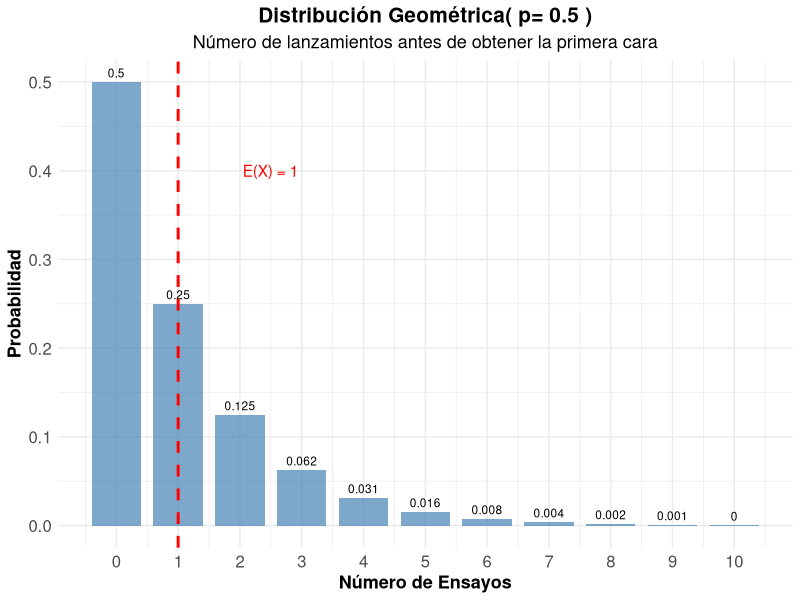
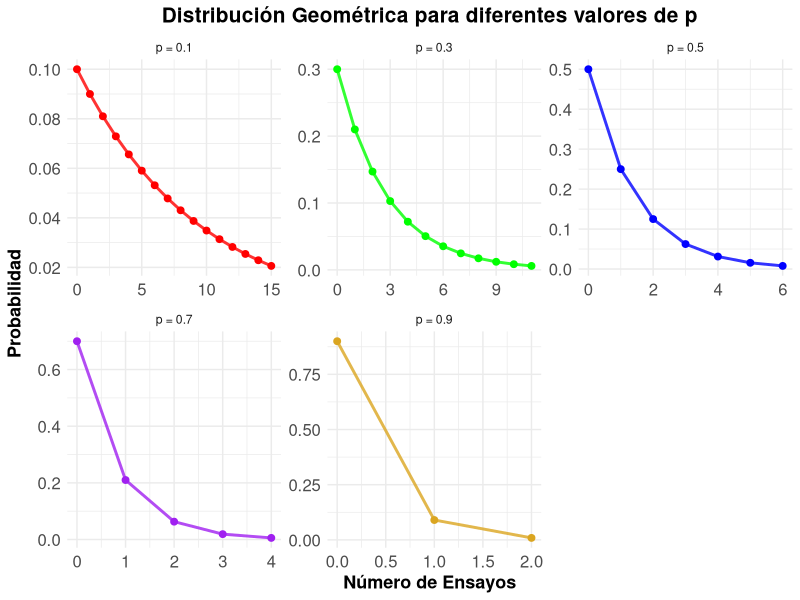
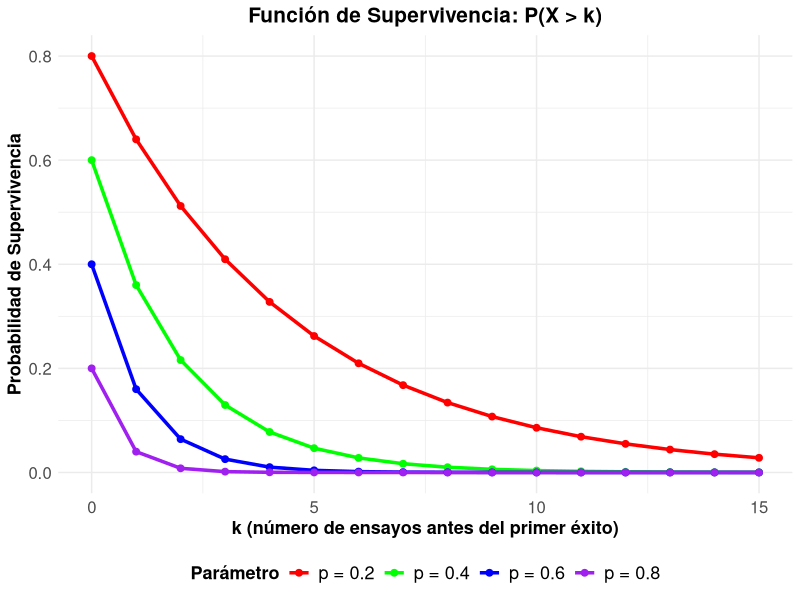
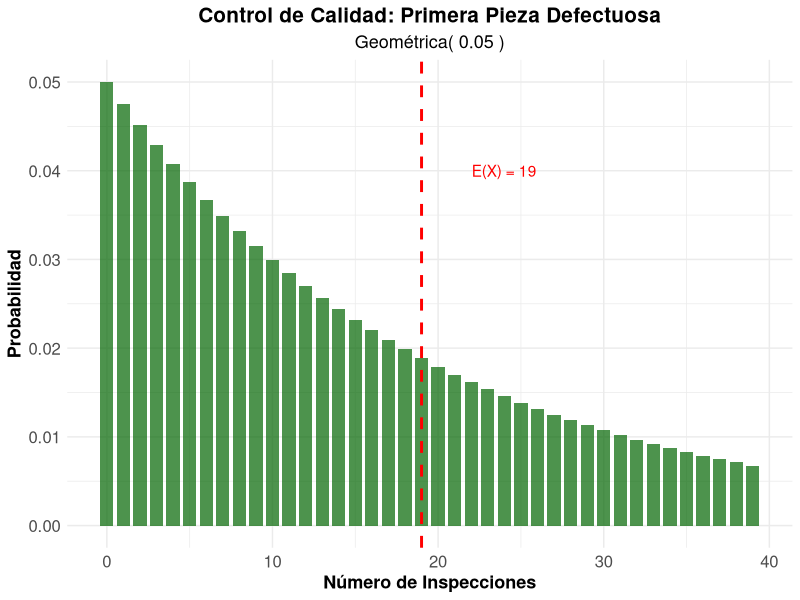

Generate these figures, in order, with R:
## ---- chunk 1
#| label: setup
#| include: false

library(tidyverse)
library(kableExtra)
library(gridExtra)
## ---- chunk 2
#| label: moneda-geometrica
#| code-fold: true

# Parámetro
p_cara <- 0.5

# Calcular probabilidades para los primeros 11 ensayos
k_moneda <- 0:10
# Prefijo d (density) sufijo es el de la va
prob_geometrica <- dgeom(k_moneda , p_cara)  

# Crear tabla
geometrica_moneda <- data.frame(
  Ensayo = k_moneda,
  Probabilidad = prob_geometrica,
  Prob_Acumulada = pgeom(k_moneda, p_cara)
)

kable(geometrica_moneda, 
      caption = "Distribución Geométrica - Primera cara (p = 0.5)",
      digits = 4,
      col.names = c("Ensayo", "P(X = x)", "P(X ≤ x)")) %>%
  kable_styling(bootstrap_options = "striped")

# Parámetros estadísticos
media_moneda <- (1-p_cara) / p_cara
varianza_moneda <- (1 - p_cara) / (p_cara^2)
desv_std_moneda <- sqrt(varianza_moneda)


cat("Media (ensayos esperados):", media_moneda, "\n")
cat("Varianza:", varianza_moneda, "\n")
cat("Desviación estándar:", round(desv_std_moneda, 4), "\n")

## ---- chunk 3
#| code-fold: true
#| fig-align: center


#| label: grafico-geometrica-basico
#| fig-cap: "Distribución Geométrica - Primera cara en lanzamiento de moneda"
ggplot(geometrica_moneda, aes(x = Ensayo, y = Probabilidad)) +
  geom_col(fill = "steelblue", alpha = 0.7, width = 0.8) +
  geom_text(aes(label = round(Probabilidad, 3)), vjust = -0.5, size = 3) +
  geom_vline(xintercept = media_moneda, color = "red", linetype = "dashed", linewidth = 1) +
  annotate("text", x = media_moneda + 1.5, y = max(prob_geometrica) * 0.8, 
           label = paste("E(X) =", media_moneda), color = "red") +
  scale_x_continuous(breaks = k_moneda) +
  labs(title = paste("Distribución Geométrica( p=", p_cara, ")"),
       subtitle = "Número de lanzamientos antes de obtener la primera cara",
       x = "Número de Ensayos",
       y = "Probabilidad") +
  theme_minimal() +
  theme(
    legend.title = element_text(size=13, face="bold"),
    legend.text = element_text(size=13),
    plot.title = element_text(size=15, face="bold", hjust = 0.5),
    plot.subtitle = element_text(size=13, hjust = 0.5),
    axis.text.x=element_text(size=12),
    axis.text.y=element_text(size=12),
    axis.title.x = element_text(face="bold", size=13),
    axis.title.y = element_text(face="bold", size=13)
    # panel.grid.major.y = element_line(color = "#ECF0F1", linewidth = 0.5,
    #   linetype = "dashed"),
    # panel.grid.minor.y = element_blank(),
    # panel.grid.major.x = element_blank(),
    # panel.background = element_rect(fill = "#FAFAFA", color = NA),
    # plot.background = element_rect(fill = "white", color = NA)
  )
## ---- chunk 4
#| label: diferentes-p
#| code-fold: true


# Diferentes probabilidades de éxito
p_values <- c(0.1, 0.3, 0.5, 0.7, 0.9)
k_max <- 15

# Crear data frame para comparación
geometrica_comp <- data.frame()
for(p in p_values) {
  k_vals <- 0:k_max
  probs <- dgeom(k_vals, p)  
  
  temp_data <- data.frame(
    p_label = paste("p =", p),
    k = k_vals,
    probabilidad = probs,
    media = (1-p)/p,
    varianza = (1-p)/(p^2)
  )
  geometrica_comp <- rbind(geometrica_comp, temp_data)
}

# Tabla de parámetros
parametros_comp <- data.frame(
  p = p_values,
  Media = (1-p_values)/p_values,
  Varianza = (1-p_values)/(p_values^2),
  Desv_Std = sqrt((1-p_values)/(p_values^2))
)

kable(parametros_comp, 
      caption = "Parámetros de la distribución geométrica para diferentes valores de p",
      digits = 4,
      col.names = c("p", "Media", "Varianza", "Desv. Std")) |> 
  kable_styling(bootstrap_options = "striped")
## ---- chunk 5
#| label: grafico-diferentes-p
#| code-fold: true
#| fig-align: center
#| fig-cap: "Distribución Geométrica para diferentes valores de p"
# Filtrar para mejor visualización
geometrica_filtered <- geometrica_comp[geometrica_comp$probabilidad > 0.005, ]

ggplot(geometrica_filtered, aes(x = k, y = probabilidad, color = p_label)) +
  geom_line(linewidth = 1, alpha = 0.8, show.legend = FALSE) +
  geom_point(size = 2, show.legend = FALSE) +
  scale_color_manual(values = c("red", "green", "blue", "purple", "goldenrod")) +
  facet_wrap(~p_label, scales = "free") +
  labs(title = "Distribución Geométrica para diferentes valores de p",
       x = "Número de Ensayos",
       y = "Probabilidad",
       color = "Parámetro") +
  theme_minimal() +
  theme(
    legend.title = element_text(size=13, face="bold"),
    legend.text = element_text(size=13),
    plot.title = element_text(size=15, face="bold", hjust = 0.5),
    plot.subtitle = element_text(size=13, hjust = 0.5),
    axis.text.x=element_text(size=12),
    axis.text.y=element_text(size=12),
    axis.title.x = element_text(face="bold", size=13),
    axis.title.y = element_text(face="bold", size=13)
    # panel.grid.major.y = element_line(color = "#ECF0F1", linewidth = 0.5,
    #   linetype = "dashed"),
    # panel.grid.minor.y = element_blank(),
    # panel.grid.major.x = element_blank(),
    # panel.background = element_rect(fill = "#FAFAFA", color = NA),
    # plot.background = element_rect(fill = "white", color = NA)
  )
## ---- chunk 6
#| label: falta-memoria
#| code-fold: true

# Demostración de la propiedad de falta de memoria
p_mem <- 0.3
s <- 5
t <- 3

# P(X >= s + t)
prob_s_t <- 1 - pgeom(s + t-1, p_mem)  

# P(X >= s) 
prob_s <- 1- pgeom(s-1, p_mem)

# P(X >= t) 
prob_t <- 1- pgeom(t-1, p_mem)

# P(X >= s + t | X >= s) = P(X >= s + t) / P(X >= s)
prob_condicional <- prob_s_t / prob_s

cat("Demostración de la Propiedad de Falta de Memoria:\n")
cat("Parámetros: p =", p_mem, ", s =", s, ", t =", t, "\n\n")
cat("P(X  ≥", s+t, ") =", round(prob_s_t, 6), "\n")
cat("P(X  ≥", s, ") =", round(prob_s, 6), "\n")
cat("P(X  ≥", t, ") =", round(prob_t, 6), "\n\n")
cat("P(X  ≥", s+t, "| X  ≥", s, ") =", round(prob_condicional, 6), "\n")
cat("P(X  ≥", t, ") =", round(prob_t, 6), "\n\n")
cat("¿Son iguales?", abs(prob_condicional - prob_t) < 1e-10, "\n")
## ---- chunk 7
#| label: funcion-supervivencia
#| code-fold: true
#| fig-align: center
#| fig-cap: "Función de Supervivencia de la distribución geométrica"
# Diferentes valores de p
p_surv <- c(0.2, 0.4, 0.6, 0.8)
k_surv <- 0:15

# Crear data frame
supervivencia_data <- data.frame()
for(p in p_surv) {
  surv_vals <- (1 - p)^(k_surv+1)
  temp_data <- data.frame(
    p_label = paste("p =", p),
    k = k_surv,
    supervivencia = surv_vals
  )
  supervivencia_data <- rbind(supervivencia_data, temp_data)
}

ggplot(supervivencia_data, aes(x = k, y = supervivencia, color = p_label)) +
  geom_line(linewidth = 1.2) +
  geom_point(size = 2) +
  scale_color_manual(values = c("red", "green", "blue", "purple")) +
  labs(title = "Función de Supervivencia: P(X > k)",
       x = "k (número de ensayos antes del primer éxito)",
       y = "Probabilidad de Supervivencia",
       color = "Parámetro") +
  theme_minimal() +
  theme(
    legend.title = element_text(size=13, face="bold"),
    legend.text = element_text(size=13),
    legend.position = "bottom",
    plot.title = element_text(size=15, face="bold", hjust = 0.5),
    plot.subtitle = element_text(size=13, hjust = 0.5),
    axis.text.x=element_text(size=12),
    axis.text.y=element_text(size=12),
    axis.title.x = element_text(face="bold", size=13),
    axis.title.y = element_text(face="bold", size=13)
    # panel.grid.major.y = element_line(color = "#ECF0F1", linewidth = 0.5,
    #   linetype = "dashed"),
    # panel.grid.minor.y = element_blank(),
    # panel.grid.major.x = element_blank(),
    # panel.background = element_rect(fill = "#FAFAFA", color = NA),
    # plot.background = element_rect(fill = "white", color = NA)
  )
## ---- chunk 8
#| label: control-calidad-geometrica
#| code-fold: true
#| fig-align: center
# Parámetros
p_defecto_geom <- 0.05

# Parámetros estadísticos
media_defecto <- (1-p_defecto_geom) / p_defecto_geom
varianza_defecto <- (1 - p_defecto_geom) / (p_defecto_geom^2)
desv_std_defecto <- sqrt(varianza_defecto)

cat("Control de Calidad - Primera pieza defectuosa:\n")
cat("Probabilidad de defecto por pieza:", p_defecto_geom, "\n")
cat("Número esperado de inspecciones:", media_defecto, "\n")
cat("Desviación estándar:", round(desv_std_defecto, 2), "\n\n")

# Probabilidades específicas
k_calidad <- 0:50
prob_calidad <- dgeom(k_calidad, p_defecto_geom)

# Preguntas de interés
prob_primera_10 <- sum(prob_calidad[1:10])
prob_mas_20 <- 1 - sum(prob_calidad[1:20])
prob_entre_10_30 <- sum(prob_calidad[10:30])

cat("Probabilidades de interés:\n")
cat("P(primera defectuosa en ≤ 10 inspecciones):", round(prob_primera_10, 4), "\n")
cat("P(primera defectuosa en > 20 inspecciones):", round(prob_mas_20, 4), "\n")
cat("P(primera defectuosa entre 10 y 30 inspecciones):", round(prob_entre_10_30, 4), "\n")



# Visualización
calidad_data <- data.frame(
  k = k_calidad[1:40],
  probabilidad = prob_calidad[1:40]
)

ggplot(calidad_data, aes(x = k, y = probabilidad)) +
  geom_col(fill = "darkgreen", alpha = 0.7, width = 0.8) +
  geom_vline(xintercept = media_defecto, color = "red", linetype = "dashed", linewidth = 1) +
  annotate("text", x = media_defecto + 5, y = max(prob_calidad) * 0.8, 
           label = paste("E(X) =", media_defecto), color = "red") +
  labs(title = "Control de Calidad: Primera Pieza Defectuosa",
       subtitle = paste("Geométrica(", p_defecto_geom, ")"),
       x = "Número de Inspecciones",
       y = "Probabilidad") +
  theme_minimal() +
  theme(
    legend.title = element_text(size=13, face="bold"),
    legend.text = element_text(size=13),
    legend.position = "bottom",
    plot.title = element_text(size=15, face="bold", hjust = 0.5),
    plot.subtitle = element_text(size=13, hjust = 0.5),
    axis.text.x=element_text(size=12),
    axis.text.y=element_text(size=12),
    axis.title.x = element_text(face="bold", size=13),
    axis.title.y = element_text(face="bold", size=13)
    # panel.grid.major.y = element_line(color = "#ECF0F1", linewidth = 0.5,
    #   linetype = "dashed"),
    # panel.grid.minor.y = element_blank(),
    # panel.grid.major.x = element_blank(),
    # panel.background = element_rect(fill = "#FAFAFA", color = NA),
    # plot.background = element_rect(fill = "white", color = NA)
  )
## ---- chunk 9
#| label: simulacion-geometrica
#| code-fold: true

p_sim <- 0.25
n_sim <- 10000

# Generar datos geométricos 
datos_geom <- rgeom(n_sim, p_sim) 

# Estadísticas observadas
media_obs <- mean(datos_geom)
var_obs <- var(datos_geom)
desv_obs <- sd(datos_geom)

# Valores teóricos
media_teo <- (1-p_sim) / p_sim
var_teo <- (1 - p_sim) / (p_sim^2)
desv_teo <- sqrt(var_teo)

cat("Simulación Geométrica (p =", p_sim, "):\n")
cat("Simulaciones:", n_sim, "\n\n")
cat("Media teórica:", media_teo, "| Media observada:", round(media_obs, 4), "\n")
cat("Varianza teórica:", var_teo, "| Varianza observada:", round(var_obs, 4), "\n")
cat("Desv. Std teórica:", round(desv_teo, 4), "| Desv. Std observada:", round(desv_obs, 4), "\n")

# Comparar distribuciones
freq_obs <- table(datos_geom[datos_geom <= 20]) / n_sim
k_comp <- as.numeric(names(freq_obs))
prob_teo <- dgeom(k_comp, p_sim)

comparacion_sim <- data.frame(
  k = k_comp,
  Freq_Observada = as.numeric(freq_obs),
  Prob_Teorica = prob_teo,
  Diferencia = abs(as.numeric(freq_obs) - prob_teo)
)

kable(head(comparacion_sim, 12), 
      caption = "Comparación frecuencias observadas vs probabilidades teóricas",
      digits = 4,
      col.names = c("k", "Freq. Observada", "Prob. Teórica", "Diferencia")) %>%
  kable_styling(bootstrap_options = "striped")
## ---- chunk 10
p= 0.5

prob_a= dgeom(x = 4, prob = p)
cat("Probabilidad de necesitar exactamente 5 lanzamientos:", round(prob_a, 4), "\n")

## ---- chunk 11
prob_b= pgeom(q= 2, prob= p, lower.tail= FALSE)
cat("Probabilidad de necesitar más de 3 lanzamientos:", round(prob_b, 4), "\n")

## ---- chunk 12

mediaL= 1 / p
varianzaL= (1 - p) / (p^2)

cat("Media del número de lanzamientos:", mediaL, "\n")
cat("Varianza del número de lanzamientos:", varianzaL, "\n")
## ---- chunk 13
p = 0.70

prob_a= dgeom(x = 2, prob = p)
cat("Probabilidad de que anote en el tercer intento:", round(prob_a, 4), "\n")

## ---- chunk 14
espera= (1 / p)
cat("Intentos que se necesitan para anotar:", round(espera, 2), "\n")

## ---- chunk 15
prob_c= pgeom(q= 4, prob = p) - pgeom(q= 0, prob= p)
cat("Probabilidad de necesitar entre 2 y 5 intentos:", round(prob_c, 4), "\n")
## ---- chunk 16
p= 0.02

inspecciones = 1 / p
cat("Número esperado de inspecciones:",inspecciones, "\n")
## ---- chunk 17
probdesp= pgeom(q= 99, prob= p, lower.tail= FALSE)
cat("Probabilidad de que aparezca la pieza defectuosa después de la pieza número 100:", round(probdesp, 4), "\n")

## ---- chunk 18
a= 10
b= 5
mayor15= pgeom(q= a + b - 1, prob= p, lower.tail= FALSE) / pgeom(q= a - 1, prob= p, lower.tail= FALSE)
mayor5= pgeom(q= b - 1, prob= p, lower.tail= FALSE)
